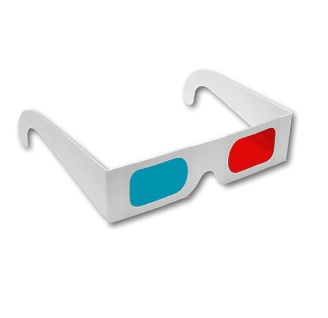
#> input picture day-84-watermark-GUI/image/3d.jpg, 328 x 318 px
$ python watermark.py
#> lines starting #> are read from the running program, lines starting #| are printed output that depends on the picture; after the words box and inside, x2 and y2 are one past the last pixel; in counts of white or black regions, pixels touching at a corner belong together
from PIL import Image, ImageFilter # for reading image files

def erode(cycles, image):
    for _ in range(cycles):
         image = image.filter(ImageFilter.MinFilter(3))
    return image

def dilate(cycles, image):
    for _ in range(cycles):
         image = image.filter(ImageFilter.MaxFilter(3))
    return image

# Load the logo that will become the watermark
logo = "./image/3d.jpg" # Filepath for the logo image file

with Image.open(logo) as img_logo: # open() to read from the file
#> img_logo is the input picture: PIL image 328x318 RGB; mean R, G, B 242.8, 242.9, 243.4
    img_logo.load() # Write the image into memory so that the file can be closed

# Obtaining the outer shape of the glasses
img_logo = Image.open(logo)
outer_shape = img_logo.convert("L") # Convert to grayscale
threshold = 250
outer_shape = outer_shape.point(lambda x: 255 if x > threshold else 0)
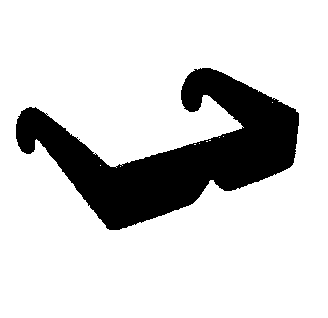
#> outer_shape: PIL image 328x318 L; 82.1% white; 1 black region, box (x1, y1, x2, y2) and area: (16, 68, 299, 230) 18660
outer_shape = erode(1,outer_shape) # Filling in by eroding white pixels
#> the loop in erode, `for _ in range(cycles):` made 1 pass
#> pass 1, in erode, `image = image.filter(ImageFilter.MinFilter(3))`:
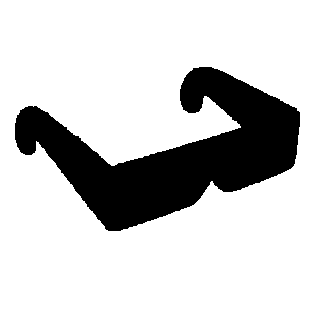
#> image: PIL image 328x318 L; 80.9% white; 1 black region, box (x1, y1, x2, y2) and area: (15, 67, 300, 231) 19933
outer_shape = dilate(1,outer_shape) # Return to original size afte filling
outer_shape = outer_shape.filter(ImageFilter.GaussianBlur(1)) #Blurring to get rid of serrated edges
outer_shape = outer_shape.filter(ImageFilter.SHARPEN) #Sharpen to obtain a thinner line
outer_shape = outer_shape.filter(ImageFilter.EDGE_ENHANCE_MORE)
outer_shape = outer_shape.filter(ImageFilter.CONTOUR) #Select just the contour of the shape
# To use this as a watermark, you’ll need to reverse the colors so that the background is black and only the outline
# that you want to keep is white
outer_shape = outer_shape.point(lambda x: 0 if x == 255 else 255)
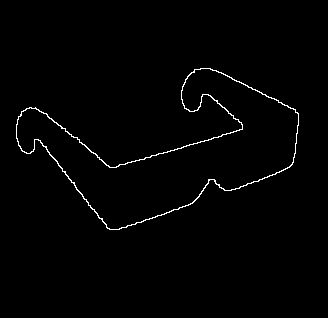
#> outer_shape: PIL image 328x318 L; 1.2% white in thin lines or dots, all inside (x1, y1, x2, y2) = (16, 68, 299, 230)

# Obtaining the inner shape of the glasses (eye holes)
img_gray = img_logo.convert("L")
img_gray_smooth = img_gray.filter(ImageFilter.SMOOTH) # Smoothing before finding edges leads to a better result
edges_smooth = img_gray_smooth.filter(ImageFilter.FIND_EDGES)
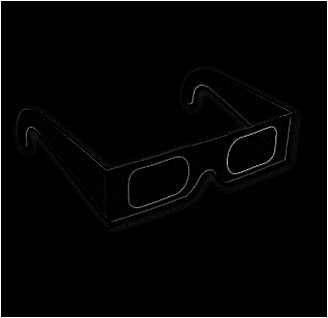
#> edges_smooth: PIL image 328x318 L; min 0, max 255, mean 4.6
edge_enhance = edges_smooth.filter(ImageFilter.EDGE_ENHANCE)
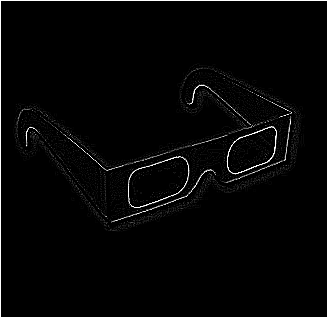
#> edge_enhance: PIL image 328x318 L; min 0, max 255, mean 6.4
threshold = 180
inner_shape = edge_enhance.point(lambda x: 255 if x > threshold else 0)
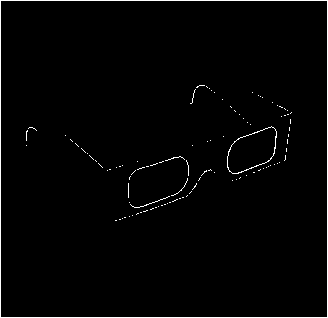
#> inner_shape: PIL image 328x318 L; 1.8% white in thin lines or dots

# Combine into one by pasting inner shape into outer shape
outer_shape.paste(inner_shape,(0,0),inner_shape)
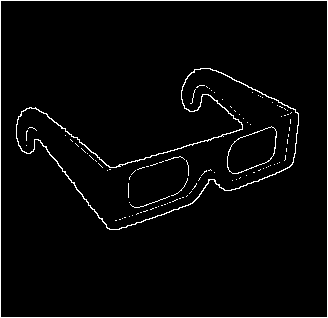
#> outer_shape: PIL image 328x318 L; 2.9% white in thin lines or dots
watermark = outer_shape
